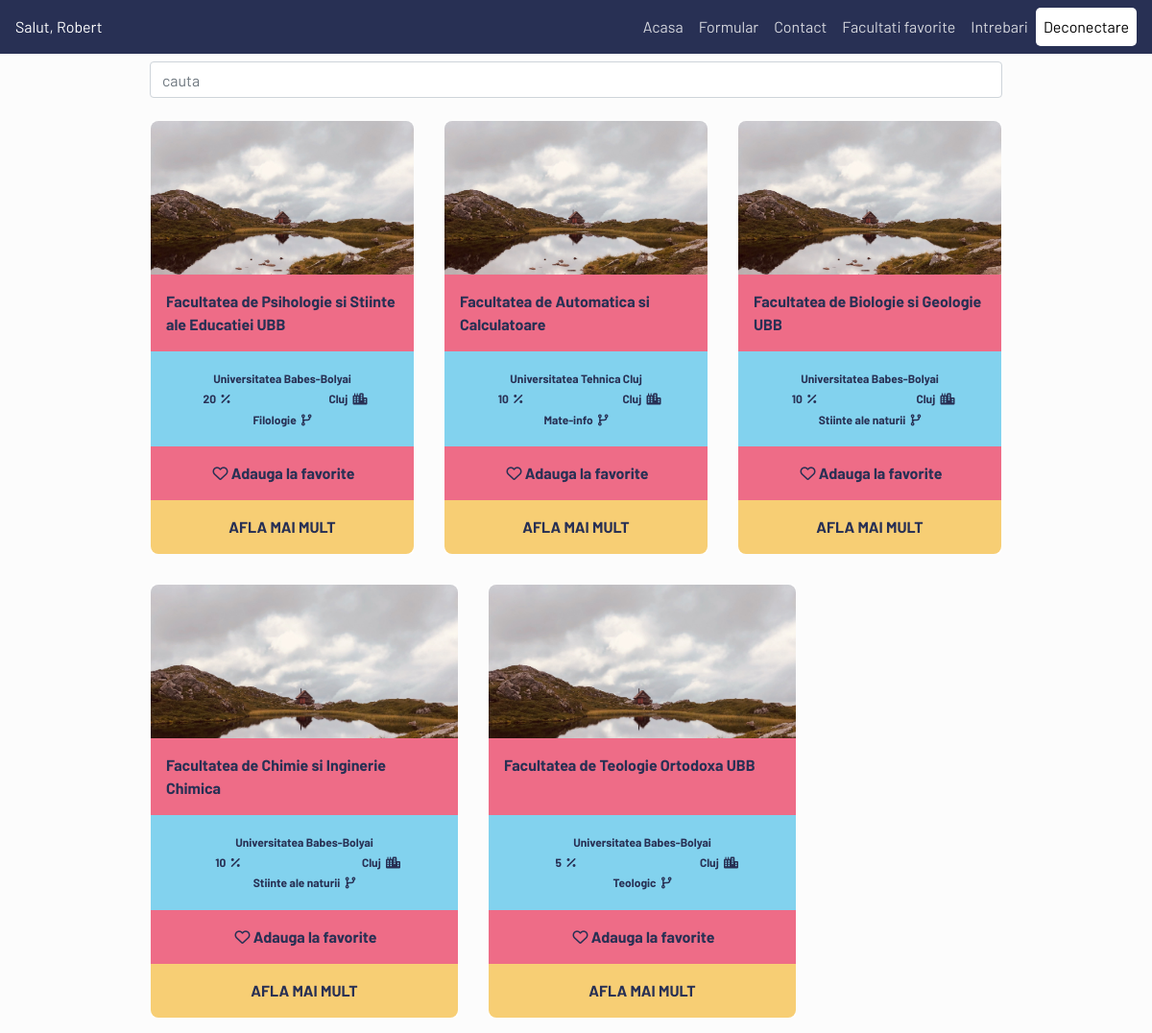
The app's page /pages/homePage.php (signed in) with its own data.
### tables this page shows
CREATE TABLE `users` (
  `idUser` int(11) NOT NULL,
  `Nume` text NOT NULL,
  `Prenume` text NOT NULL,
  `mailUser` tinytext NOT NULL,
  `pwdUsers` longtext NOT NULL,
  `Profil` text DEFAULT NULL,
  `Domeniu` text DEFAULT NULL,
  `domeniu_intensitate` int(1) DEFAULT NULL,
  `job` int(1) DEFAULT NULL,
  `materie1` varchar(64) DEFAULT NULL,
  `materie2` varchar(64) DEFAULT NULL,
  `materie3` varchar(64) DEFAULT NULL,
  `carti` varchar(64) DEFAULT NULL,
  `sociabil` int(1) DEFAULT NULL,
  `sport` varchar(64) DEFAULT NULL,
  `stres` int(1) DEFAULT NULL,
  `Judet` text DEFAULT NULL,
  `PozaUser` text DEFAULT 'UserDefault.jpg'
);

CREATE TABLE `facultati` (
  `Indexf` int(11) NOT NULL,
  `Numef` text DEFAULT NULL,
  `Judet` tinytext DEFAULT NULL,
  `Examenadmi` tinyint(1) DEFAULT NULL,
  `Universitatea` varchar(256) DEFAULT NULL,
  `Profil` text DEFAULT NULL,
  `Poza` text NOT NULL DEFAULT 'default.jpg',
  `job` int(1) DEFAULT NULL,
  `pasiune_facultati` varchar(64) NOT NULL,
  `materie1` varchar(64) DEFAULT NULL,
  `materie2` varchar(64) DEFAULT NULL,
  `materie3` varchar(64) DEFAULT NULL,
  `carti` varchar(64) DEFAULT NULL,
  `sociabil` int(1) DEFAULT NULL,
  `sport` varchar(64) DEFAULT NULL,
  `stres` int(1) DEFAULT NULL,
  `link_facultate` longtext NOT NULL
);

### pages/functii/facultati.php (called while the page is built, shortened)
<?php
require './folderlogin/datacon.php';
require './functii/functii.php';
if (isset($_SESSION['mailUser'])) {
  $mail = $_SESSION['mailUser'];
  $sql = "SELECT * FROM users WHERE mailUser=?";
}
  $stmt=mysqli_stmt_init($connection);
  if (!mysqli_stmt_prepare($stmt,$sql))
  {
      header("Location: ./indexpp.php?error=mysqlerror");
      exit();
  }
  mysqli_stmt_bind_param($stmt,"s",$mail);
  mysqli_stmt_execute($stmt);
  $result=mysqli_stmt_get_result($stmt);
  $user = array();
  if ($result->num_rows > 0) {
    while($row = $result->fetch_assoc()) {
        $user[] = $row;
    }
}
$sql = "SELECT * FROM facultati";
$result = mysqli_query($connection,$sql);
$myArray = array();
if ($result->num_rows > 0) {
    while($row = $result->fetch_assoc()) {
        $myArray[] = $row;
    }
}
$facultati = array();
foreach ($myArray as $_facultate) {
    $temp = new facultate();
    $temp->Indexf=$_facultate['Indexf'];
    $temp->nume = $_facultate['Numef'];
    $temp->universitate = $_facultate['Universitatea'];
    $temp->judet = $_facultate['Judet'];
    $temp->profil = $_facultate['Profil'];
    $temp->compabilitate = getCompability($_facultate, $user);
    $temp->link = $_facultate['link_facultate'];
}

### pages/functii/functii.php (called while the page is built, shortened)
<?php
function binarySearch(Array $var, $nr)
{
	if (count($var) === 0) return false;
	return false;
}
?>

### pages/homePage.php (the view, shortened to what this page needs)
<?php
require './folderlogin/datacon.php';
if(isset($_SESSION['mailUser']))
{
    $mail = $_SESSION['mailUser'];
    $mysql="SELECT * FROM users WHERE mailUser=?";
}
$stmt = mysqli_stmt_init($connection);
if (!mysqli_stmt_prepare($stmt, $mysql))
{
    header("Location: ../index.php");
    exit();
}
mysqli_stmt_bind_param($stmt, "s", $mail);
mysqli_stmt_execute($stmt);
$result= mysqli_stmt_get_result($stmt);
if ($result->num_rows > 0) {
    $row = $result->fetch_assoc();
}
$favorite = array();
sort($favorite);
?>
<!doctype html>
<html lang="en">
    <head>
        <link rel="stylesheet" href="https://stackpath.bootstrapcdn.com/bootstrap/4.4.1/css/bootstrap.min.css">
        <link rel="stylesheet" href="./CSS/navbar.css">
        <link rel="stylesheet" href="./CSS/homePage.css">
        <link rel="stylesheet" href="./CSS/base.css">
    </head>
    <body>
        <nav class="navbar navbar-expand-lg navbar-light">
            <a href="#">
                <?php
                if (isset($row['Prenume']))
                    print "Salut, ".$row['Prenume'];
                ?>
            </a>
            <div class="collapse navbar-collapse" id="navbarNav" style="flex-direction: row-reverse;">
                <ul class="navbar-nav">
                    <li class="nav-item">
                        <a href="./homePage.php" class="nav-link">Acasa</a>
                    </li>
                    <li class="nav-item">
                        <a onclick="alert();" class="nav-link">Formular</a>
                    </li>
                    <li class="nav-item">
                        <a href="./contact.php" class="nav-link">Contact</a>
                    </li>
                    <li class="nav-item">
                        <a href="./favorite.php" class="nav-link">Facultati favorite</a>
                    </li>
                    <li class="nav-item">
                        <a href="./faq.php" class="nav-link">Intrebari</a>
                    </li>
                    <li class="nav-item">
                        <a href="./folderlogin/deconectphp.php" class="nav-link"> Deconectare</a>
                    </li>
                </ul>
            </div>
        </nav>
        <div id="search">
            <input onkeyup="sort()" class="form-control w-75"
                   type="text" placeholder="cauta" id="search_field" aria-label="Search">
        </div>
        <main class="container">
            <div id="showcase">
                <div class="row">
                    <?php
                    require './functii/facultati.php';
                    usort($facultati,function($first,$second){
                        return $first->compabilitate < $second->compabilitate;
                    });
                    foreach ($facultati as $card) {
                    ?>
                    <div class="col card">
                        <div class="row-lg-4 backgrounded"></div>
                        <div class="row-lg-2 name">
                            <?php
                        echo $card->nume;
                            ?>
                        </div>
                        <div class="row-lg-3 prop text-center">
                            <div class="col">
                                <div class="row">
                                    <div class="col">
                                        <?php
                        echo $card->universitate;
                                        ?>
                                    </div>
                                </div>
                                <div class="row justify-content-between">
                                    <div class="col">
                                        <?php
                        echo $card->compabilitate
                                        ?>
                                        <i class="fas fa-percentage"></i></div>
                                    <div class="col">
                                        <?php
                            echo $card->judet;
                                        ?>
                                        <i class="fas fa-city"></i>
                                    </div>
                                </div>
                                <div class="row">
                                    <div class="col">
                                        <?php
                        echo $card->profil;
                                        ?>
                                        <i class="fas fa-code-branch"></i>
                                    </div>
                                </div>
                            </div>
                        </div>
                        <div class="row-lg-3 fav text-center">
                            <form action="./favoriteAlg.php" method="post">
                                <?php
                        if(binarySearch($favorite, $card->Indexf))
                            echo '<button type="submit" style="all: unset" name="scoatere" id="'.$card->Indexf.'" value="'.$card->Indexf.'"><i class="fas fa-heart"></i> Scoate de la favorite</button>';
                        else
                            echo '<button type="submit" style="all: unset" name="adaugare" id="'.$card->Indexf.'" value="'.$card->Indexf.'"><i class="far fa-heart"></i> Adauga la favorite</button>';
                                ?>
                            </form>
                        </div>
                        <div class="row-lg-3 extra text-center">
                            <a href="
                                     <?php
                        echo $card->link;
                                     ?>
                                     ">Afla mai mult</a>
                        </div>
                    </div>
                    <?php } ?>
                </div>
            </div>
        </main>
    </body>
</html>

### pages/CSS/navbar.css (style rules this page uses)
.navbar { background: var(--black); display: flex; font-family: 'Barlow', sans-serif; }
.navbar a { color: white; cursor: pointer; }
.nav-link { color: rgba(255,255,255,.8)!important; }
.nav-item:last-of-type { background: white; border-radius: 5px; }
.nav-item:last-of-type a { color: black!important; }
#search { display: flex; justify-content: center; padding: .5em; }

### pages/CSS/homePage.css (style rules this page uses)
body { overflow-x: hidden; }
#showcase { margin: 0 auto; width: 80%; max-width: 1024px; }
.row { flex-wrap: wrap; flex: 1 1 0px }
.card { max-width: 20em; min-width: 225px; border: 0; padding: 0; margin: 1rem; font-weight: 700!important; color: var(--black); }
.backgrounded { min-height: 10em; background-image: url('../Images/background.jpg'); background-size: cover; border-top-left-radius: 8px; border-top-right-radius: 8px; }
.name { background-color: var(--red); padding: 1rem 1rem; height: 100%; }
.prop { background: var(--blue); padding: 1rem 0; }
.fav { background: var(--red); padding: 1rem 0; cursor: pointer; }
.extra { background: var(--yellow); border-bottom-left-radius: 8px; border-bottom-right-radius: 8px; padding: 1rem; }
.extra a { color: var(--black); text-transform: uppercase; }
.prop .col { font-size: 12px; margin: 0.1rem 0; }
i { margin-left: 3px; }

### pages/CSS/base.css (style rules this page uses)
body, html { margin: 0; padding: 0; background: var(--white); color: var(--black); font-family: 'Barlow', sans-serif; }

### pages/CSS/variabiles.css (style rules this page uses)
:root { --blue: #82D2EE; --red: #EE6C87; --yellow: #F7CE74; --white: #FCFCFC; --black: #283054; }

### records on screen
users: Prenume "Robert"
facultati: Numef "Facultatea de Psihologie si Stiinte ale Educatiei UBB", Universitatea "Universitatea Babes-Bolyai", compabilitate "20", Judet "Cluj", Profil "Filologie", $card->Indexf 3 (drawn)
facultati: Numef "Facultatea de Automatica si Calculatoare", Universitatea "Universitatea Tehnica Cluj", compabilitate "10", Judet "Cluj", Profil "Mate-info", $card->Indexf 2 (drawn)
facultati: Numef "Facultatea de Biologie si Geologie UBB", Universitatea "Universitatea Babes-Bolyai", compabilitate "10", Judet "Cluj", Profil "Stiinte ale naturii", $card->Indexf 4 (drawn)
facultati: Numef "Facultatea de Chimie si Inginerie Chimica", Universitatea "Universitatea Babes-Bolyai", compabilitate "10", Judet "Cluj", Profil "Stiinte ale naturii", $card->Indexf 5 (drawn)
facultati: Numef "Facultatea de Teologie Ortodoxa UBB", Universitatea "Universitatea Babes-Bolyai", compabilitate "5", Judet "Cluj", Profil "Teologic", $card->Indexf 1 (drawn)
